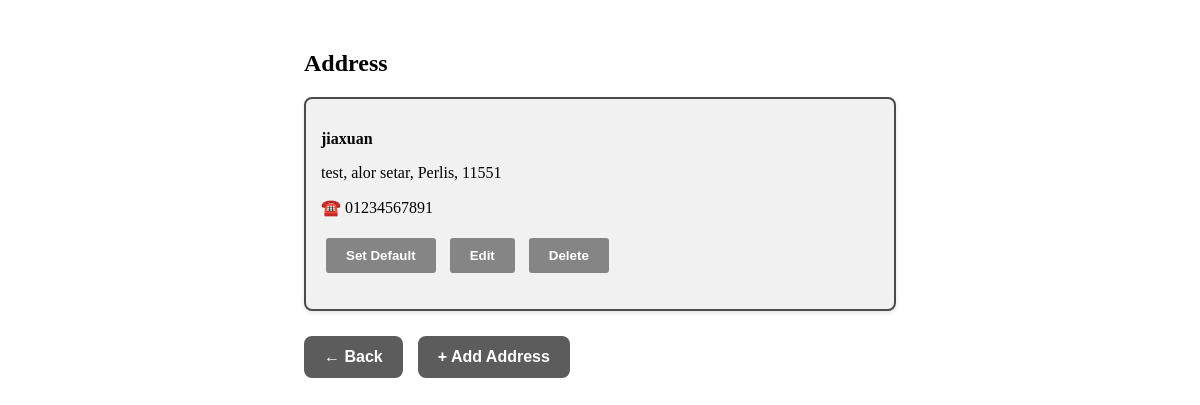
Screenshot of /component/address.php (signed in) with the database file from the repository.
### tables this page shows
CREATE TABLE `address` (
  `id` int(11) NOT NULL,
  `user_id` int(11) NOT NULL,
  `full_name` varchar(50) NOT NULL,
  `address_line` varchar(255) NOT NULL,
  `city` varchar(50) NOT NULL,
  `postcode` varchar(10) NOT NULL,
  `phone` varchar(15) NOT NULL,
  `is_default` tinyint(1) NOT NULL DEFAULT 1,
  `created_at` timestamp NOT NULL DEFAULT current_timestamp()
);

### models/addressModels.php (called while the page is built, shortened)
<?php
include '../config/db.php';
function getAllUserAddressesById($user_id) {
    global $_db;
    $stm = $_db->prepare("SELECT * FROM address WHERE user_id = ? ORDER BY is_default DESC, id DESC");
    $stm->execute([$user_id]);
    return $stm->fetchAll(PDO::FETCH_ASSOC);
}
?>

### component/address.php (the view, shortened to what this page needs)
<?php
require_once __DIR__ . '/../models/addressModels.php';
$user_id = $_SESSION['user_id'];
$addresses = getAllUserAddressesById($user_id);
?>
<link rel="stylesheet" href="../assets/css/address.css">
<div class="container">
    <h2>Address</h2>
    <div class="address-list">
        <?php foreach ($addresses as $address): ?>
            <div class="address-card <?= $address['is_default'] ? 'default-address' : '' ?>">
                <p><b><?= htmlspecialchars($address['full_name']) ?></b></p>
                <p><?= htmlspecialchars($address['address_line']) ?>, <?= htmlspecialchars($address['city']) ?>, <?= htmlspecialchars($address['postcode']) ?></p>
                <p>☎️ <?= htmlspecialchars($address['phone']) ?></p>
                <form method="post" class="form-button">
                    <button type="submit" name="set_default" class="btn-default">Set Default</button>
                </form>
                <button type="button"
                        class="btn-edit"
                        data-address_id="<?= $address['id'] ?>"
                        data-full_name="<?= htmlspecialchars($address['full_name']) ?>"
                        data-address_line="<?= htmlspecialchars($address['address_line']) ?>"
                        data-city="<?= htmlspecialchars($address['city']) ?>"
                        data-postcode="<?= htmlspecialchars($address['postcode']) ?>"
                        data-phone="<?= htmlspecialchars($address['phone']) ?>">
                    Edit
                </button>
                <form method="post" class="form-button">
                    <button type="submit" name="delete_address" class="btn-delete" data-confirm="Are You Sure Want Delete Address?">Delete</button>
                </form>
            </div>
        <?php endforeach; ?>
    </div>
    <?php include 'addAddress.php'; ?>
</div>

### assets/css/address.css (style rules this page uses)
.container { width: 50%; margin: 50px auto; }
.address-list { display: flex; flex-direction: column; gap: 20px; margin-bottom: 20px; }
.address-card { padding: 15px; border: 1px solid #ddd; border-radius: 8px; text-align: left; position: relative; background-color: #fff; box-shadow: 0 2px 5px rgba(0, 0, 0, 0.1); }
.default-address { border: 2px solid rgb(75, 75, 75); background-color: #f1f1f1; }
.btn-add, .btn-default, .btn-edit, .btn-delete,#formSubmit { padding: 10px 20px; margin: 5px; border: none; cursor: pointer; border-radius: 3px; font-weight: bold; }
.btn-default, .btn-delete, .btn-edit ,#formSubmit { background-color: rgb(133, 133, 133); color: rgb(255, 255, 255); transition: background-color 0.3s ease; }
.form-button { display: inline-block; }

### rows the page displays
address: full_name "jiaxuan", address_line "test, alor setar", city "Perlis", postcode "11551", phone "01234567891"
